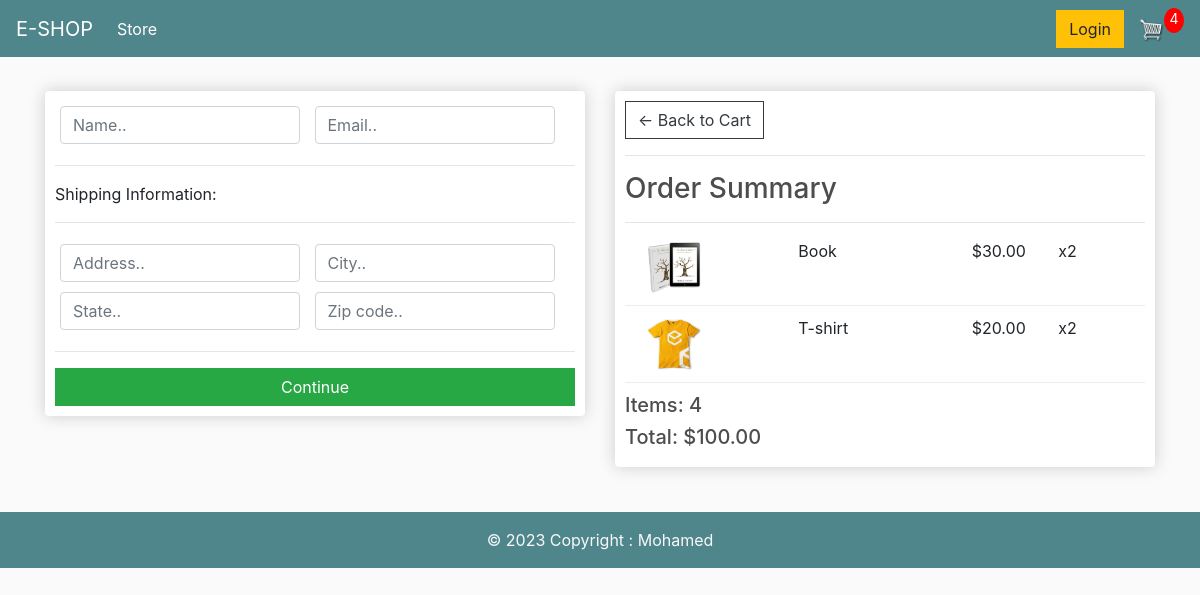
/checkout/ (signed in), run on an earlier commit of the app's database.
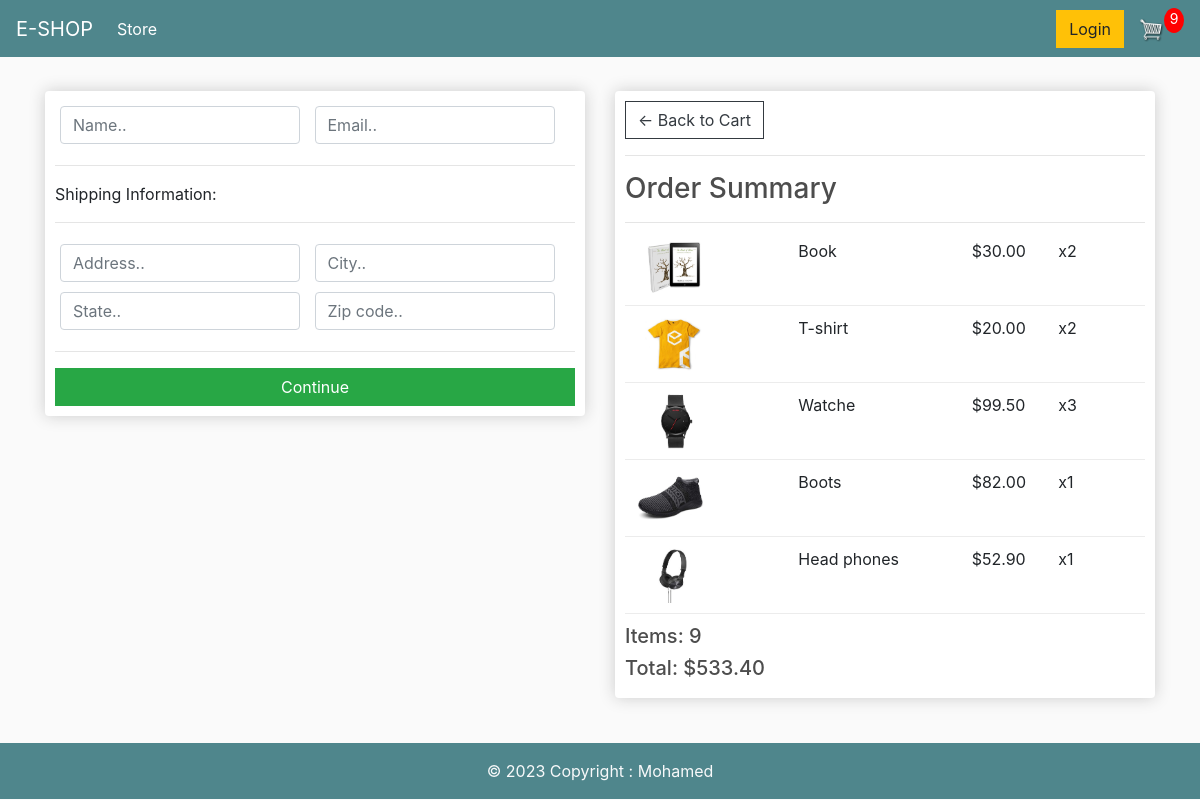
And on a later commit of the database.
### store/models.py (models this page shows, shortened)
class OrderItem(models.Model):
    product = models.ForeignKey(Product, on_delete=models.SET_NULL, null=True)
    order = models.ForeignKey(Order, on_delete=models.SET_NULL, null=True)
    quantity = models.IntegerField(default=0, null=True, blank=True)
    date_added = models.DateTimeField(auto_now_add=True)
    @property
    def get_total(self):
        total = self.product.price * self.quantity
        return total

class Product(models.Model):
    name = models.CharField(max_length=200)
    price = models.FloatField()
    digital = models.BooleanField(default=False, null=True, blank=True)
    image = models.ImageField(null=True, blank=True)
    @property
    def imageURL(self):
        try:
            url = self.image.url
        except:
            url = ''
        return url

class Order(models.Model):
    customer = models.ForeignKey(
        Customer, on_delete=models.SET_NULL, null=True, blank=True)
    date_ordered = models.DateTimeField(auto_now_add=True)
    complete = models.BooleanField(default=False)
    transaction_id = models.CharField(max_length=100, null=True)
    @property
    def get_cart_total(self):
        orderitems = self.orderitem_set.all()
        total = sum([item.get_total for item in orderitems])
        return total
    @property
    def get_cart_items(self):
        orderitems = self.orderitem_set.all()
        total = sum([item.quantity for item in orderitems])
        return total

### store/views.py (the view)
# urls.py: path('checkout/', views.checkout, name='checkout'),
def checkout(request):
    if request.user.is_authenticated:
        customer = request.user.customer
        order, created = Order.objects.get_or_create(
            customer=customer, complete=False)
        items = order.orderitem_set.all()
        cartItems = order.get_cart_items
    else:
        items = []
        order = {'get_cart_total': 0, 'get_cart_items': 0}
        cartItems = order['get_cart_items']
    context = {
        'items': items,
        'order': order,
        'cartItems': cartItems,
    }
    return render(request, 'store/checkout.html', context)

### store/templates/store/checkout.html (shortened to what this page needs)
{% extends 'store/main.html' %}
{% load static %}
{% block content %}
<div class="row">
	<div class="col-lg-6">
		<div class="box-element" id="form-wrapper">
            <form id="form">
                <div id="user-info">
                    <div class="form-field">
                        <input required class="form-control" type="text" name="name" placeholder="Name..">
                    </div>
                    <div class="form-field">
                        <input required class="form-control" type="email" name="email" placeholder="Email..">
                    </div>
                </div>
                <div id="shipping-info">
                    <hr>
                    <p>Shipping Information:</p>
                    <hr>
                    <div class="form-field">
                        <input class="form-control" type="text" name="address" placeholder="Address..">
                    </div>
                    <div class="form-field">
                        <input class="form-control" type="text" name="city" placeholder="City..">
                    </div>
                    <div class="form-field">
                        <input class="form-control" type="text" name="state" placeholder="State..">
                    </div>
                    <div class="form-field">
                        <input class="form-control" type="text" name="zipcode" placeholder="Zip code..">
                    </div>
                </div>
                <hr>
                <input id="form-button" class="btn btn-success btn-block" type="submit" value="Continue">
            </form>
		</div>
        <br>
	</div>
	<div class="col-lg-6">
        <div class="box-element">
            <a class="btn btn-outline-dark" href="{% url 'cart' %}">&#x2190; Back to Cart</a>
            <hr>
            <h3>Order Summary</h3>
            <hr>
            {% for item in items  %}
            <div class="cart-row">
                <div style="flex:2"><img class="row-image" src="{{item.product.imageURL}}"></div>
                <div style="flex:2">
                    <p>{{item.product.name}}</p>
                </div>
                <div style="flex:1">
                    <p>${{item.product.price|floatformat:2}}</p>
                </div>
                <div style="flex:1">
                    <p>x{{item.quantity}}</p>
                </div>
            </div>
            {% endfor %}
            <h5>Items: {{order.get_cart_items }}</h5>
            <h5>Total: ${{order.get_cart_total|floatformat:2 }}</h5>
        </div>
	</div>
</div>
{% endblock content %}

What changed in the data, as far as the page shows it:
added OrderItem: product.imageURL (picture), product.name "Watche", product.price "99.50", quantity "3"
added OrderItem: product.imageURL (picture), product.name "Boots", product.price "82.00", quantity "1"
added OrderItem: product.imageURL (picture), product.name "Head phones", product.price "52.90", quantity "1"
computed for Order: get_cart_items "4" → "9"; get_cart_total "100.00" → "533.40"
Also different on the page:
{{ cartItems }}: "4" → "9"
